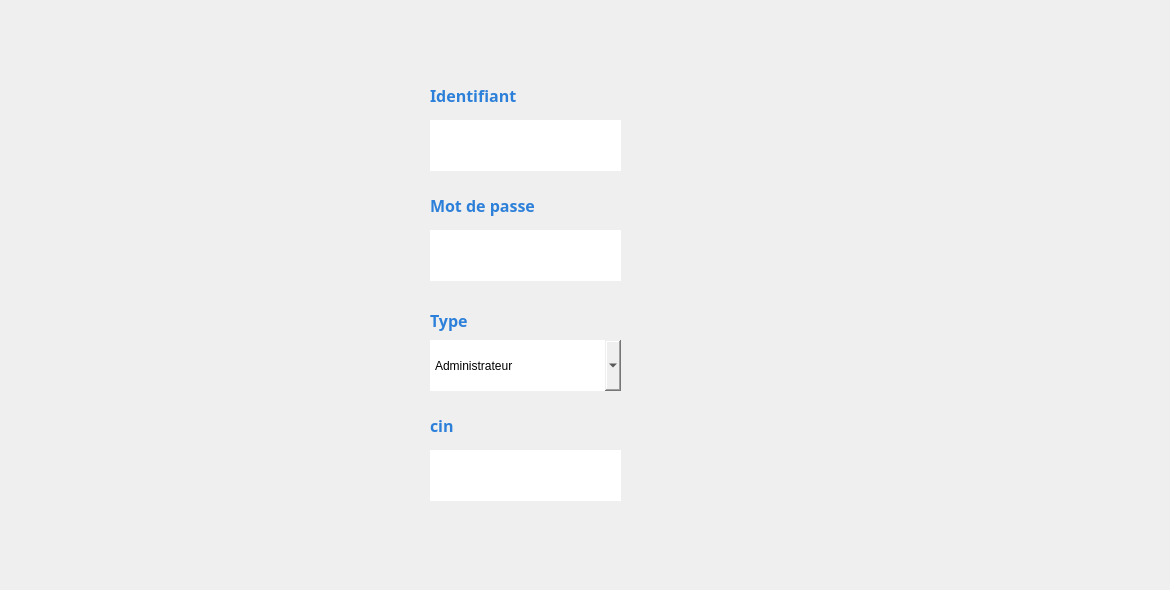
    <widget class="QWidget" name="AJ_compte">
     <property name="styleSheet">
      <string notr="true">#AJ_compte{
background-color: transparent;
border-image: url(:back2.jpg);
background: none;
border: none;
background-repeat: none;
}
</string>
     </property>
     <widget class="QComboBox" name="comboBox_Type_compte_AJ">
      <property name="geometry">
       <rect>
        <x>430</x>
        <y>340</y>
        <width>191</width>
        <height>51</height>
       </rect>
      </property>
      <property name="styleSheet">
       <string notr="true">#comboBox_Type_compte_AJ {
background-color: transparent;
border-image: url(:champs.png);
background: none;
border: none;
background-repeat: none;
}
</string>
      </property>
      <item>
       <property name="text">
        <string>Administrateur</string>
       </property>
      </item>
      <item>
       <property name="text">
        <string>Agent</string>
       </property>
      </item>
     </widget>
     <widget class="QLabel" name="label_34">
      <property name="geometry">
       <rect>
        <x>430</x>
        <y>410</y>
        <width>141</width>
        <height>31</height>
       </rect>
      </property>
      <property name="font">
       <font>
        <family>Segoe Print</family>
       </font>
      </property>
      <property name="text">
       <string>&lt;html&gt;&lt;head/&gt;&lt;body&gt;&lt;p&gt;&lt;span style=&quot; font-size:12pt; font-weight:600; color:#2d80d9;&quot;&gt;cin&lt;/span&gt;&lt;/p&gt;&lt;/body&gt;&lt;/html&gt;</string>
      </property>
     </widget>
     <widget class="QLineEdit" name="lineEdit_mdp_compte_AJ">
      <property name="geometry">
       <rect>
        <x>430</x>
        <y>230</y>
        <width>191</width>
        <height>51</height>
       </rect>
      </property>
      <property name="styleSheet">
       <string notr="true">#lineEdit_mdp_compte_AJ {
background-color: transparent;
border-image: url(:champs.png);
background: none;
border: none;
background-repeat: none;
}
</string>
      </property>
     </widget>
     <widget class="QLabel" name="label_37">
      <property name="geometry">
       <rect>
        <x>430</x>
        <y>300</y>
        <width>91</width>
        <height>41</height>
       </rect>
      </property>
      <property name="font">
       <font>
        <family>Segoe Print</family>
       </font>
      </property>
      <property name="text">
       <string>&lt;html&gt;&lt;head/&gt;&lt;body&gt;&lt;p&gt;&lt;span style=&quot; font-size:12pt; font-weight:600; color:#2d80d9;&quot;&gt;Type&lt;/span&gt;&lt;/p&gt;&lt;/body&gt;&lt;/html&gt;</string>
      </property>
     </widget>
     <widget class="QLabel" name="label_38">
      <property name="geometry">
       <rect>
        <x>430</x>
        <y>190</y>
        <width>181</width>
        <height>31</height>
       </rect>
      </property>
      <property name="font">
       <font>
        <family>Segoe Print</family>
       </font>
      </property>
      <property name="text">
       <string>&lt;html&gt;&lt;head/&gt;&lt;body&gt;&lt;p&gt;&lt;span style=&quot; font-size:12pt; font-weight:600; color:#2d80d9;&quot;&gt;Mot de passe&lt;/span&gt;&lt;/p&gt;&lt;/body&gt;&lt;/html&gt;</string>
      </property>
     </widget>
     <widget class="QLineEdit" name="lineEdit_Identifiant_compte_AJ">
      <property name="geometry">
       <rect>
        <x>430</x>
        <y>120</y>
        <width>191</width>
        <height>51</height>
       </rect>
      </property>
      <property name="styleSheet">
       <string notr="true">#lineEdit_Identifiant_compte_AJ {
background-color: transparent;
border-image: url(:champs.png);
background: none;
border: none;
background-repeat: none;
}
</string>
      </property>
     </widget>
     <widget class="QLabel" name="label_39">
      <property name="geometry">
       <rect>
        <x>430</x>
        <y>80</y>
        <width>181</width>
        <height>31</height>
       </rect>
      </property>
      <property name="font">
       <font>
        <family>Segoe Print</family>
       </font>
      </property>
      <property name="text">
       <string>&lt;html&gt;&lt;head/&gt;&lt;body&gt;&lt;p&gt;&lt;span style=&quot; font-size:12pt; font-weight:600; color:#2d80d9;&quot;&gt;Identifiant&lt;/span&gt;&lt;/p&gt;&lt;/body&gt;&lt;/html&gt;</string>
      </property>
     </widget>
     <widget class="QPushButton" name="pushButton_Annuler_compte">
      <property name="geometry">
       <rect>
        <x>900</x>
        <y>530</y>
        <width>161</width>
        <height>51</height>
       </rect>
      </property>
      <property name="styleSheet">
       <string notr="true">#pushButton_Annuler_compte {
background-color: transparent;
border-image: url(:Annuler.png);
background: none;
border: none;
background-repeat: none;
}</string>
      </property>
      <property name="text">
       <string/>
      </property>
     </widget>
     <widget class="QPushButton" name="pushButton_Save_compte">
      <property name="geometry">
       <rect>
        <x>900</x>
        <y>470</y>
        <width>161</width>
        <height>51</height>
       </rect>
      </property>
      <property name="styleSheet">
       <string notr="true">#pushButton_Save_compte{
background-color: transparent;
border-image: url(:Enregistrer.png);
background: none;
border: none;
background-repeat: none;
}

</string>
      </property>
      <property name="text">
       <string/>
      </property>
     </widget>
     <widget class="QPushButton" name="pushButton_Close_compte_AJ">
      <property name="geometry">
       <rect>
        <x>1130</x>
        <y>10</y>
        <width>31</width>
        <height>31</height>
       </rect>
      </property>
      <property name="styleSheet">
       <string notr="true">#pushButton_Close_compte_AJ {
background-color: transparent;
border-image: url(:close.png);
background: none;
border: none;
background-repeat: none;
}
</string>
      </property>
      <property name="text">
       <string/>
      </property>
     </widget>
     <widget class="QLineEdit" name="lineEdit_cin_compte_AJ">
      <property name="geometry">
       <rect>
        <x>430</x>
        <y>450</y>
        <width>191</width>
        <height>51</height>
       </rect>
      </property>
      <property name="styleSheet">
       <string notr="true">#lineEdit_cin_compte_AJ {
background-color: transparent;
border-image: url(:champs.png);
background: none;
border: none;
background-repeat: none;
}</string>
      </property>
     </widget>
     <zorder>pushButton_Save_compte</zorder>
     <zorder>comboBox_Type_compte_AJ</zorder>
     <zorder>label_34</zorder>
     <zorder>lineEdit_mdp_compte_AJ</zorder>
     <zorder>label_37</zorder>
     <zorder>label_38</zorder>
     <zorder>lineEdit_Identifiant_compte_AJ</zorder>
     <zorder>label_39</zorder>
     <zorder>pushButton_Annuler_compte</zorder>
     <zorder>pushButton_Close_compte_AJ</zorder>
     <zorder>lineEdit_cin_compte_AJ</zorder>
    </widget>
